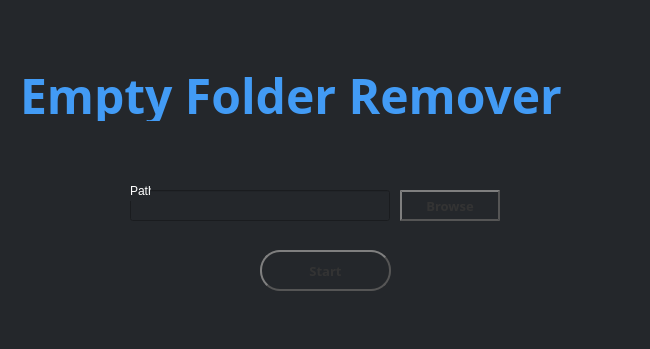
<?xml version="1.0" encoding="UTF-8"?>
<ui version="4.0">
 <class>MainWindow</class>
 <widget class="QMainWindow" name="MainWindow">
  <property name="geometry">
   <rect>
    <x>0</x>
    <y>0</y>
    <width>650</width>
    <height>349</height>
   </rect>
  </property>
  <property name="minimumSize">
   <size>
    <width>650</width>
    <height>349</height>
   </size>
  </property>
  <property name="maximumSize">
   <size>
    <width>650</width>
    <height>349</height>
   </size>
  </property>
  <property name="acceptDrops">
   <bool>false</bool>
  </property>
  <property name="windowTitle">
   <string>Empty Folder Remover</string>
  </property>
  <property name="windowIcon">
   <iconset>
    <normaloff>img/window_icon.png</normaloff>img/window_icon.png</iconset>
  </property>
  <property name="styleSheet">
   <string notr="true">background-color:#24272b;</string>
  </property>
  <widget class="QWidget" name="centralwidget">
   <widget class="QLineEdit" name="path_value">
    <property name="enabled">
     <bool>false</bool>
    </property>
    <property name="geometry">
     <rect>
      <x>130</x>
      <y>190</y>
      <width>260</width>
      <height>31</height>
     </rect>
    </property>
    <property name="styleSheet">
     <string notr="true">color:white;</string>
    </property>
   </widget>
   <widget class="QPushButton" name="browse_btn">
    <property name="geometry">
     <rect>
      <x>400</x>
      <y>190</y>
      <width>100</width>
      <height>31</height>
     </rect>
    </property>
    <property name="font">
     <font>
      <family>JetBrains Mono ExtraBold</family>
      <pointsize>10</pointsize>
      <weight>75</weight>
      <bold>true</bold>
     </font>
    </property>
    <property name="cursor">
     <cursorShape>OpenHandCursor</cursorShape>
    </property>
    <property name="mouseTracking">
     <bool>false</bool>
    </property>
    <property name="autoFillBackground">
     <bool>false</bool>
    </property>
    <property name="styleSheet">
     <string notr="true">    color: #333;
    border: 2px solid #555;
    border-radius: 20px;
    border-style: outset;
    background: qradialgradient(
        cx: 0.3, cy: -0.4, fx: 0.3, fy: -0.4,
        radius: 1.35, stop: 0 #fff, stop: 1 #888
        );
    padding: 5px;
</string>
    </property>
    <property name="text">
     <string>Browse</string>
    </property>
    <property name="iconSize">
     <size>
      <width>16</width>
      <height>16</height>
     </size>
    </property>
    <property name="autoRepeat">
     <bool>false</bool>
    </property>
    <property name="autoExclusive">
     <bool>false</bool>
    </property>
    <property name="autoDefault">
     <bool>false</bool>
    </property>
    <property name="default">
     <bool>false</bool>
    </property>
    <property name="flat">
     <bool>false</bool>
    </property>
   </widget>
   <widget class="QLabel" name="label">
    <property name="geometry">
     <rect>
      <x>20</x>
      <y>70</y>
      <width>611</width>
      <height>51</height>
     </rect>
    </property>
    <property name="font">
     <font>
      <family>OCR A Extended</family>
      <pointsize>36</pointsize>
      <weight>75</weight>
      <italic>false</italic>
      <bold>true</bold>
     </font>
    </property>
    <property name="styleSheet">
     <string notr="true">color:#429bf5;
font:bold;</string>
    </property>
    <property name="text">
     <string>Empty Folder Remover</string>
    </property>
   </widget>
   <widget class="QLabel" name="label_2">
    <property name="geometry">
     <rect>
      <x>130</x>
      <y>180</y>
      <width>21</width>
      <height>21</height>
     </rect>
    </property>
    <property name="styleSheet">
     <string notr="true">color:white;</string>
    </property>
    <property name="text">
     <string>Path</string>
    </property>
   </widget>
   <widget class="QPushButton" name="start_btn">
    <property name="geometry">
     <rect>
      <x>260</x>
      <y>250</y>
      <width>131</width>
      <height>41</height>
     </rect>
    </property>
    <property name="font">
     <font>
      <family>JetBrains Mono ExtraBold</family>
      <pointsize>10</pointsize>
      <weight>75</weight>
      <bold>true</bold>
     </font>
    </property>
    <property name="cursor">
     <cursorShape>OpenHandCursor</cursorShape>
    </property>
    <property name="mouseTracking">
     <bool>false</bool>
    </property>
    <property name="autoFillBackground">
     <bool>false</bool>
    </property>
    <property name="styleSheet">
     <string notr="true">    color: #333;
    border: 2px solid #555;
    border-radius: 20px;
    border-style: outset;
    background: qradialgradient(
        cx: 0.3, cy: -0.4, fx: 0.3, fy: -0.4,
        radius: 1.35, stop: 0 #fff, stop: 1 #888
        );
    padding: 5px;
</string>
    </property>
    <property name="text">
     <string>Start</string>
    </property>
    <property name="iconSize">
     <size>
      <width>16</width>
      <height>16</height>
     </size>
    </property>
    <property name="autoRepeat">
     <bool>false</bool>
    </property>
    <property name="autoExclusive">
     <bool>false</bool>
    </property>
    <property name="autoDefault">
     <bool>false</bool>
    </property>
    <property name="default">
     <bool>false</bool>
    </property>
    <property name="flat">
     <bool>false</bool>
    </property>
   </widget>
  </widget>
  <widget class="QStatusBar" name="statusbar"/>
 </widget>
 <resources/>
 <connections/>
</ui>
